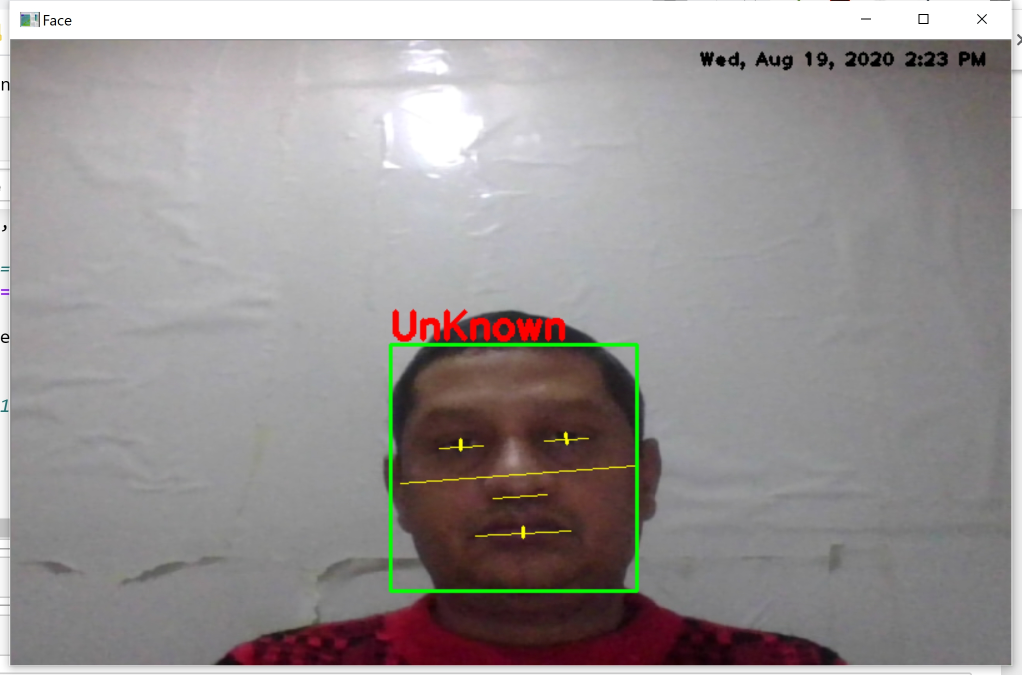
#> input picture Before.jpg, 2043 x 1350 px, given in place of the camera (shown at 1/2 size)
$ jupyter execute --allow-errors Check_Face_Liveness.ipynb   (text cells are left out)
#> lines starting #> are read from the running program, lines starting #| are printed output that depends on the picture; after the words box and inside, x2 and y2 are one past the last pixel; in counts of white or black regions, pixels touching at a corner belong together
[cell 1]
import cv2
import numpy as np
import dlib
import math
import imutils
import face_recognition as fr
import os
import re
import time
import pendulum
#> (the rest of this cell did not finish here and is left out)

#> (a cell that did not finish here is left out)

[cell 3]
def midpoint(p1 ,p2):
    return int((p1.x + p2.x)/2), int((p1.y + p2.y)/2)

[cell 4]
def get_distance(X,Y):
    distance = math.sqrt((X[0] - Y[0])**2 + (X[1] - Y[1])**2)
    return distance

[cell 5]
# [39 lines left out: function isBlinking, not called in this run]

[cell 6]
# [29 lines left out: function isOpen, not called in this run]

[cell 7]
# [24 lines left out: function noseMove, not called in this run]

[cell 8]
# [24 lines left out: function faceMove, not called in this run]

[cell 9]
# Check is unknown face is a match in the known face(s)
# if distance bwtween unknown and known face is <= tolerance is a match

# [47 lines left out: function getIdentity, not called in this run]

[cell 10]
mopen = 'N'
blink = 'N'
start = 'N'
blinkRatio = 0
mouthRatio = 0
overlay       = cv2.imread('C:/Users/sriha/Desktop/blink.jpg')
#> (the rest of this cell did not finish here and is left out)

[cell 11]
### Donot delete

[cell 12]
mopen = 'N'
blink = 'N'
start = 'N'
overlay       = cv2.imread('C:/Users/sriha/Desktop/blink.jpg')
#> (the rest of this cell did not finish here and is left out)

#> (a cell that did not finish here is left out)

[cell 14]
PATH                 = "C:/Users/sriha/Documents/My_Data/Work_Documents/Posidex/face_rec/face_rec-blink/"
os.environ['OPENCV_VIDEOIO_PRIORITY_MSMF'] = '0'
cascPath  = PATH + "haarcascade_frontalface_default.xml"
eyePath   = PATH + "haarcascade_eye.xml"
smilePath = PATH + "haarcascade_smile.xml"

faceCascade  = cv2.CascadeClassifier(cascPath)
eyeCascade   = cv2.CascadeClassifier(eyePath)
smileCascade = cv2.CascadeClassifier(smilePath)

font = cv2.FONT_HERSHEY_SIMPLEX
video_capture = cv2.VideoCapture(0)

while True:

    ret, frame = video_capture.read()
#> frame is the input picture: shape (1350, 2043, 3); mean B, G, R 147.3, 147.6, 152.4
    gray = cv2.cvtColor(frame, cv2.COLOR_BGR2GRAY)
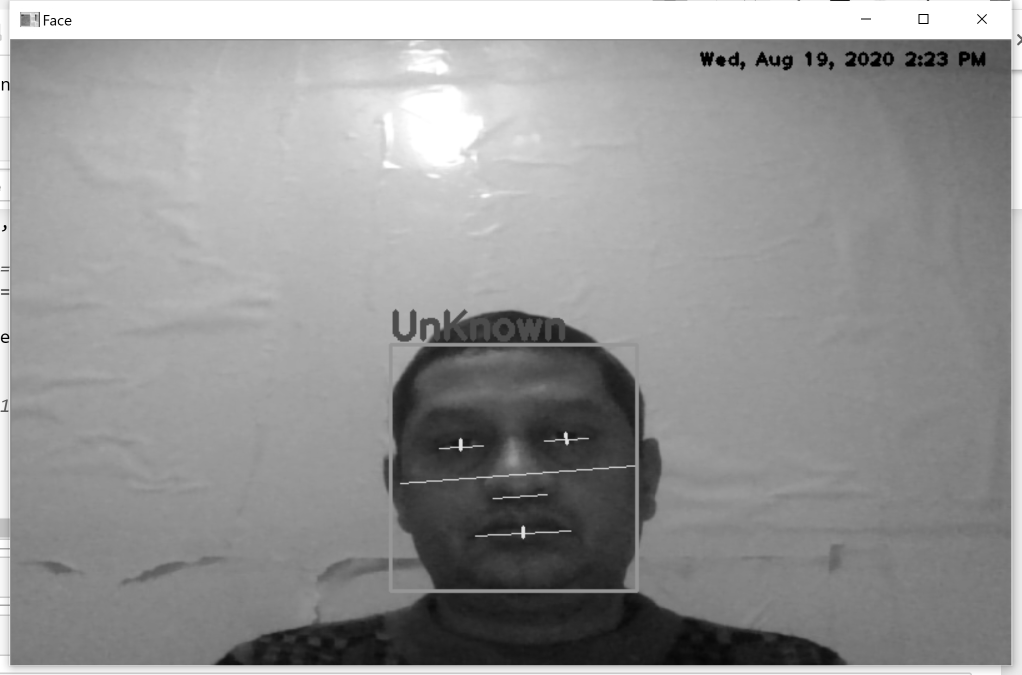
#> gray: shape (1350, 2043) (shown at 1/2 size); min 0, max 255, mean 149

    faces = faceCascade.detectMultiScale(gray,scaleFactor=1.1, minNeighbors=5,minSize=(30, 30),flags=cv2.CASCADE_SCALE_IMAGE)
#> faces = [[770, 679, 510, 510]]

    for (x, y, w, h) in faces:
        if w > 250 :
            cv2.rectangle(frame, (x, y), (x+w, y+h), (255, 0, 0), 3)
            roi_gray = gray[y:y+h, x:x+w]
            roi_color = frame[y:y+h, x:x+w]
            cv2.putText(frame,'Face',(x, y), font, 2,(255,0,0),5)
#> this loop made 1 pass
#> pass 1, `roi_gray = gray[y:y+h, x:x+w]`:
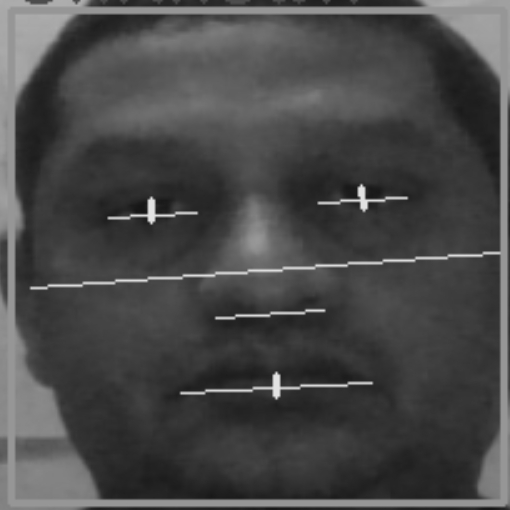
#> roi_gray: shape (510, 510); min 21, max 227, mean 72.3
#> pass 1, `roi_color = frame[y:y+h, x:x+w]`:
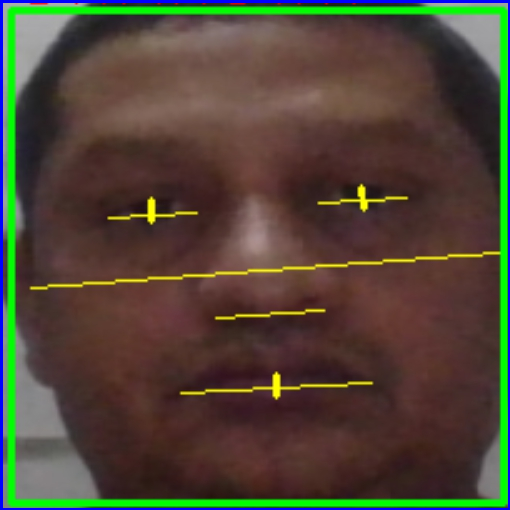
#> roi_color: shape (510, 510, 3); mean B, G, R 55.1, 70.3, 78.6
#> after the loop:
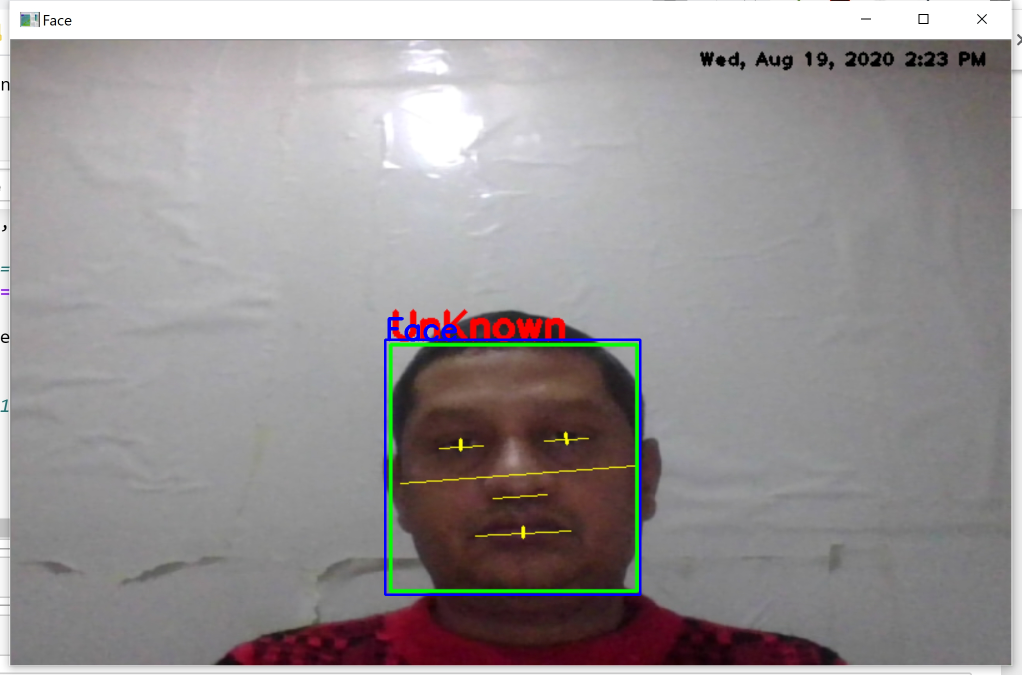
#> frame: shape (1350, 2043, 3) (shown at 1/2 size); 0.44% of pixels changed, all inside (x1, y1, x2, y2) = (768, 634, 1283, 1192)

    smile = smileCascade.detectMultiScale(roi_gray,scaleFactor= 1.16,minNeighbors=35,minSize=(25, 25),flags=cv2.CASCADE_SCALE_IMAGE)
#> smile = [[303, 240, 93, 46], [86, 252, 106, 53], [216, 290, 102, 51], [298, 362, 90, 45], [156, 347, 167, 84], [280, 159, 171, 85]]
    for (sx, sy, sw, sh) in smile:
        cv2.rectangle(roi_color, (sh, sy), (sx+sw, sy+sh), (255, 0, 0), 2)
        cv2.putText(frame,'Smile',(x + sx,y + sy), 1, 1, (0, 255, 0), 1)
#> this loop made 6 passes
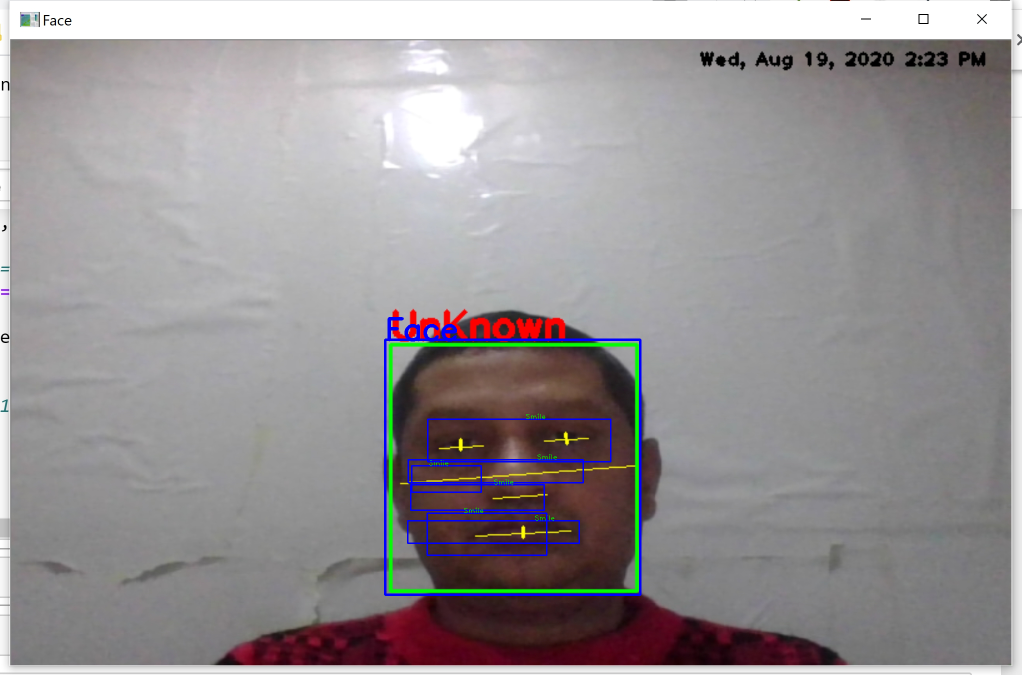
#> frame: shape (1350, 2043, 3) (shown at 1/2 size); 0.46% of pixels changed, all inside (x1, y1, x2, y2) = (814, 827, 1223, 1112)
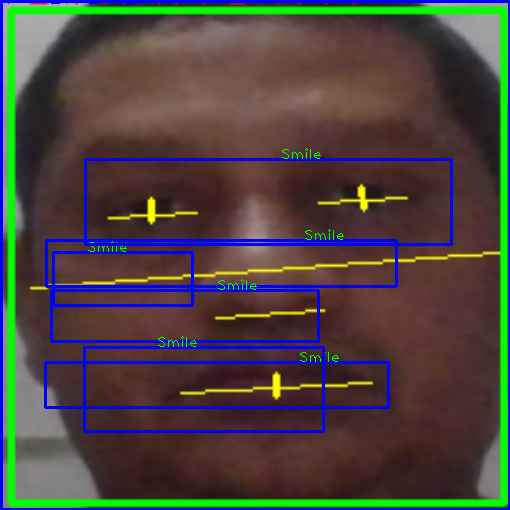
#> roi_color: shape (510, 510, 3); 4.88% of pixels changed, all inside (x1, y1, x2, y2) = (8, 3, 453, 433)

    eyes = eyeCascade.detectMultiScale(roi_gray)
#> eyes = [[77, 135, 133, 133], [265, 120, 132, 132]]
    for (ex,ey,ew,eh) in eyes:
        cv2.rectangle(roi_color,(ex,ey),(ex+ew,ey+eh),(0,255,0),2)
        cv2.putText(frame,'Eye',(x + ex,y + ey), 1, 1, (0, 255, 0), 1)
#> this loop made 2 passes
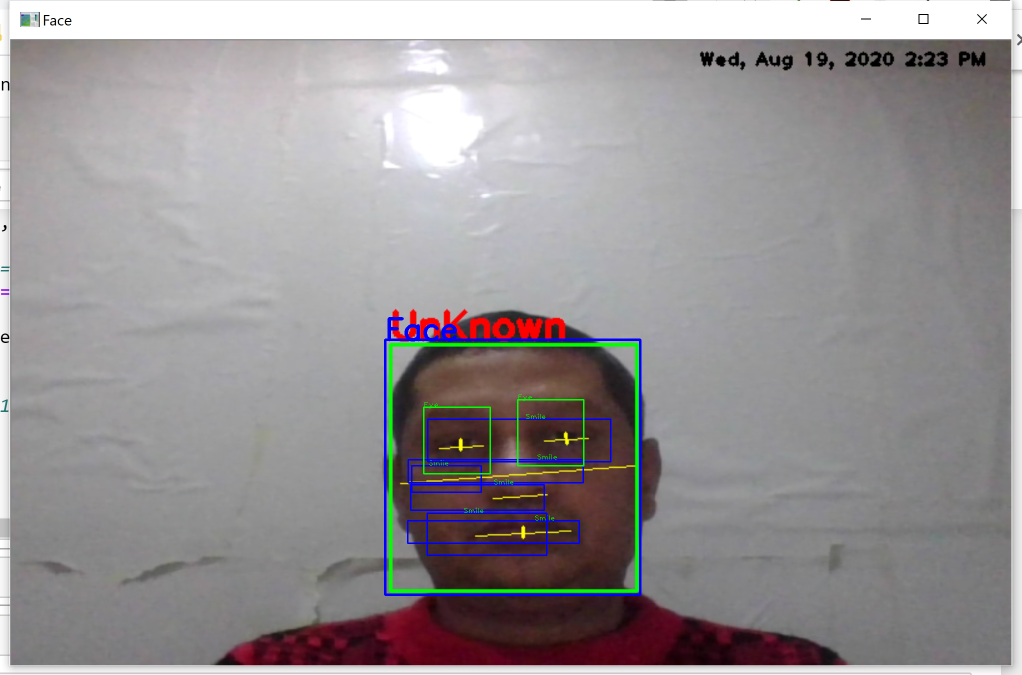
#> frame: shape (1350, 2043, 3) (shown at 1/2 size); 0.12% of pixels changed, all inside (x1, y1, x2, y2) = (846, 789, 1169, 949)
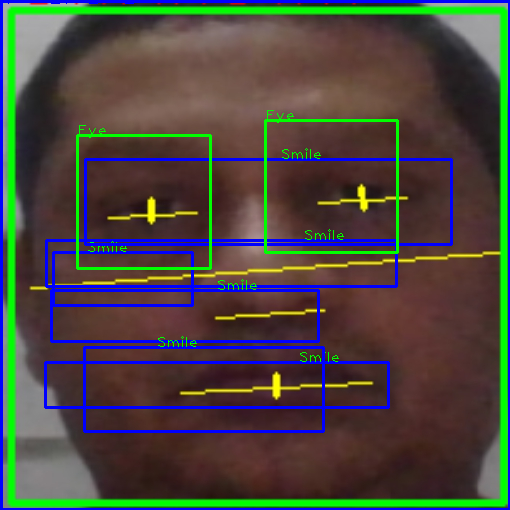
#> roi_color: shape (510, 510, 3); 1.26% of pixels changed, all inside (x1, y1, x2, y2) = (76, 110, 399, 270)

    cv2.putText(frame,'Number of Faces : ' + str(len(faces)),(40, 40), font, 1,(255,0,0),2)
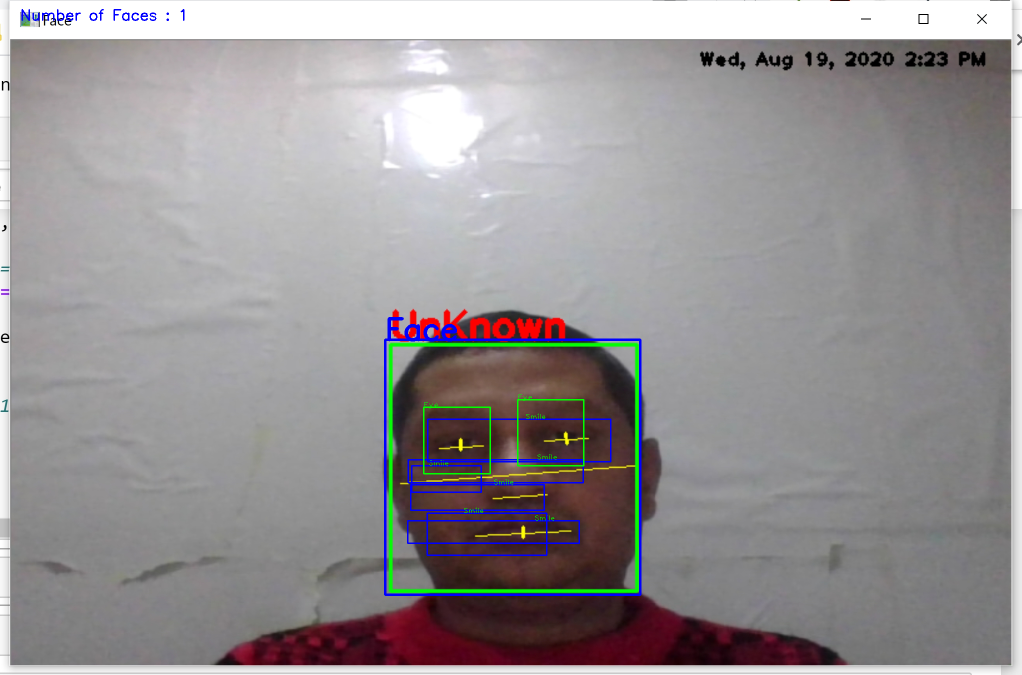
#> frame: shape (1350, 2043, 3) (shown at 1/2 size); 0.07% of pixels changed, all inside (x1, y1, x2, y2) = (43, 18, 369, 42)
    cv2.imshow('Video', frame)

    if (cv2.waitKey(1)==13):
#> (key Esc is pressed here)
        break

# When everything is done, release the capture
video_capture.release()
cv2.destroyAllWindows()
